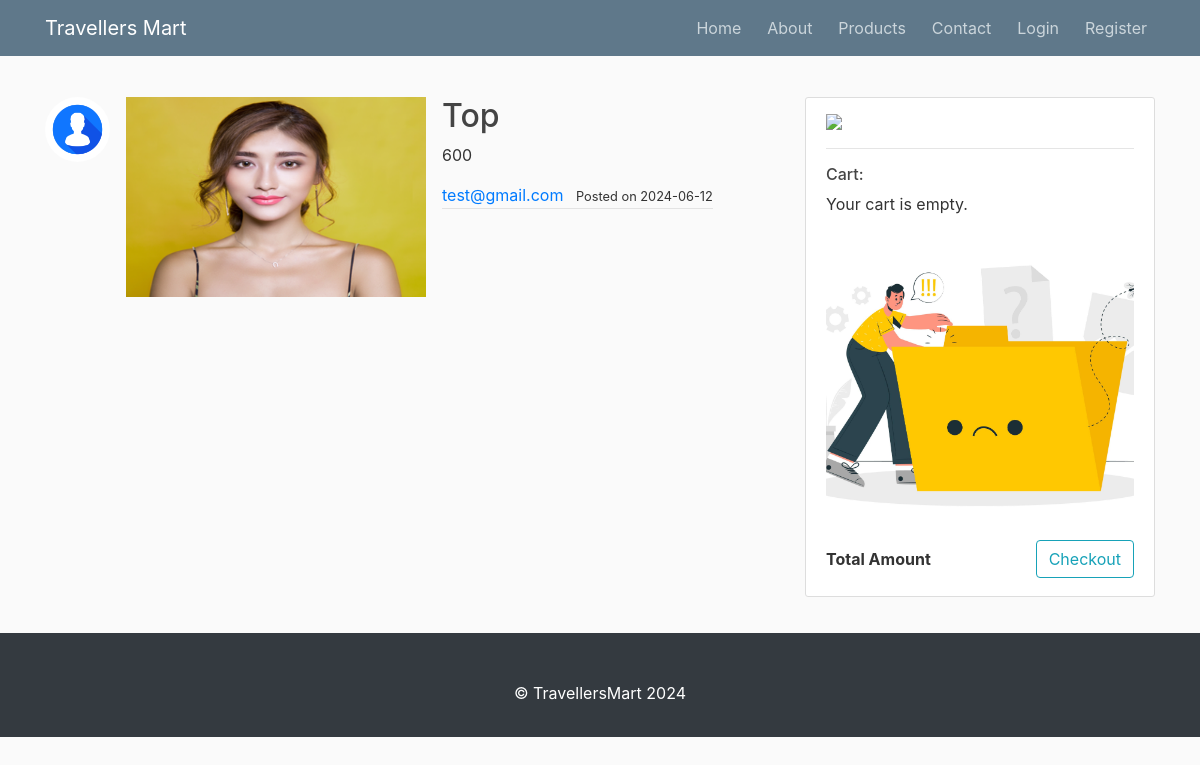
/post/15, run on the app's committed database.
### flask_station/models.py (models this page shows, shortened)
class User(db.Model, UserMixin):
    id = db.Column(db.Integer, primary_key=True)
    username = db.Column(db.String(20), unique=True, nullable=False)
    email = db.Column(db.String(120), unique=True, nullable=False)
    image_file = db.Column(db.String(20), nullable=False, default='default.jpeg')
    password = db.Column(db.String(60), nullable=False)
    posts = db.relationship('Post', backref='merchant', lazy="dynamic")
    cart_items = db.relationship('CartItem', backref='user', lazy=True)

class Post(db.Model):
    id = db.Column(db.Integer, primary_key=True)
    selling_item = db.Column(db.String(100), nullable=False,)
    content = db.Column(db.Text, nullable=False)
    price = db.Column(db.Text, nullable=False)
    image = db.Column(db.String(100), nullable=False)
    date_posted = db.Column(db.DateTime, nullable=False, default=datetime.utcnow)
    user_id = db.Column(db.Integer, db.ForeignKey('user.id'), nullable=False)

### flask_station/posts/routes.py (the view)
@posts.route('/post/<int:post_id>')
def post(post_id):
    post = Post.query.get_or_404(post_id)  # Get the post by ID or return 404 if not found
    return render_template('post.html', title='post.title', post=post)  # Render the post view template

### run.py (called while the page is built)
@app.context_processor
def inject_request_path():
    return dict(request_path=request.path)

### flask_station/templates/post.html (shortened to what this page needs)
{% extends "layout.html" %}
{% block content %}
<div class="col-md-8">
  <article class="media price-section">
    <img class="rounded-circle article-img" src="{{ url_for('static', filename='profile_pics/' + post.merchant.image_file) }}">
    <div class="media-body d-md-flex">
      <img src="{{ url_for('static', filename='post_pics/' + post.image) }}" width="300px" height="200px" alt="">
      <div class="ml-3">
        <h2 class="article-title">{{ post.selling_item }}</h2>
        <p class="article-content">{{ post.price }}</p>
          <div class="article-metadata">
              <a class="mr-2" href="{{ url_for('users.user_posts', username=post.merchant.username) }}">{{ post.merchant.username }}</a>
              <small>Posted on {{ post.date_posted.strftime('%Y-%m-%d') }}</small>
          </div>
      </div>
    </div>
</article>
</div>
    {% endblock content %}

### flask_station/static/styles/main.css (style rules this page uses)
body { background: #fafafa; color: #333333; margin-top: 5rem; }
h1, h2, h3, h4, h5, h6 { color: #444444; }
.article-title { color: #444444; }
.article-content { white-space: pre-line; }
.article-img { height: 65px; width: 65px; margin-right: 16px; }
.article-metadata { padding-bottom: 1px; margin-bottom: 4px; border-bottom: 1px solid #e3e3e3 }

### data on the page
User: image_file (placeholder picture), merchant.username "test@gmail.com"
Post: image (picture), selling_item "Top", price "600", date_posted "2024-06-12"
